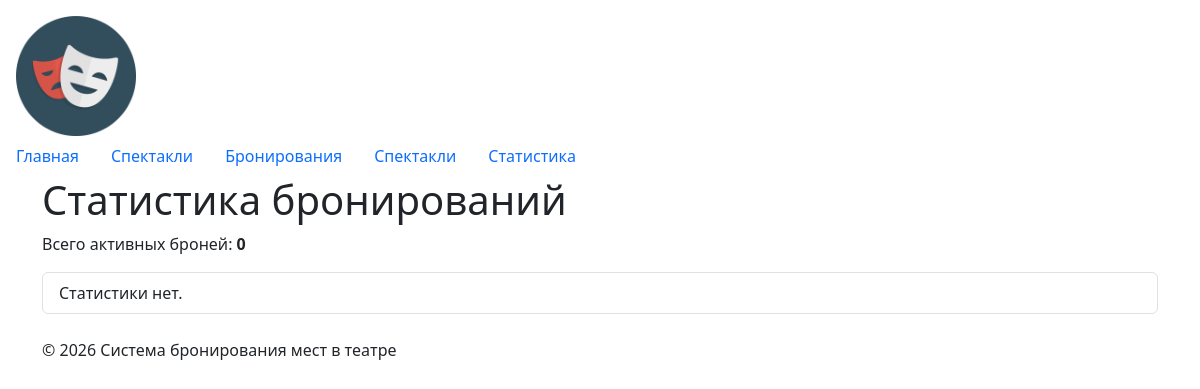
Before: /bookings/statistics/ with the older database file.
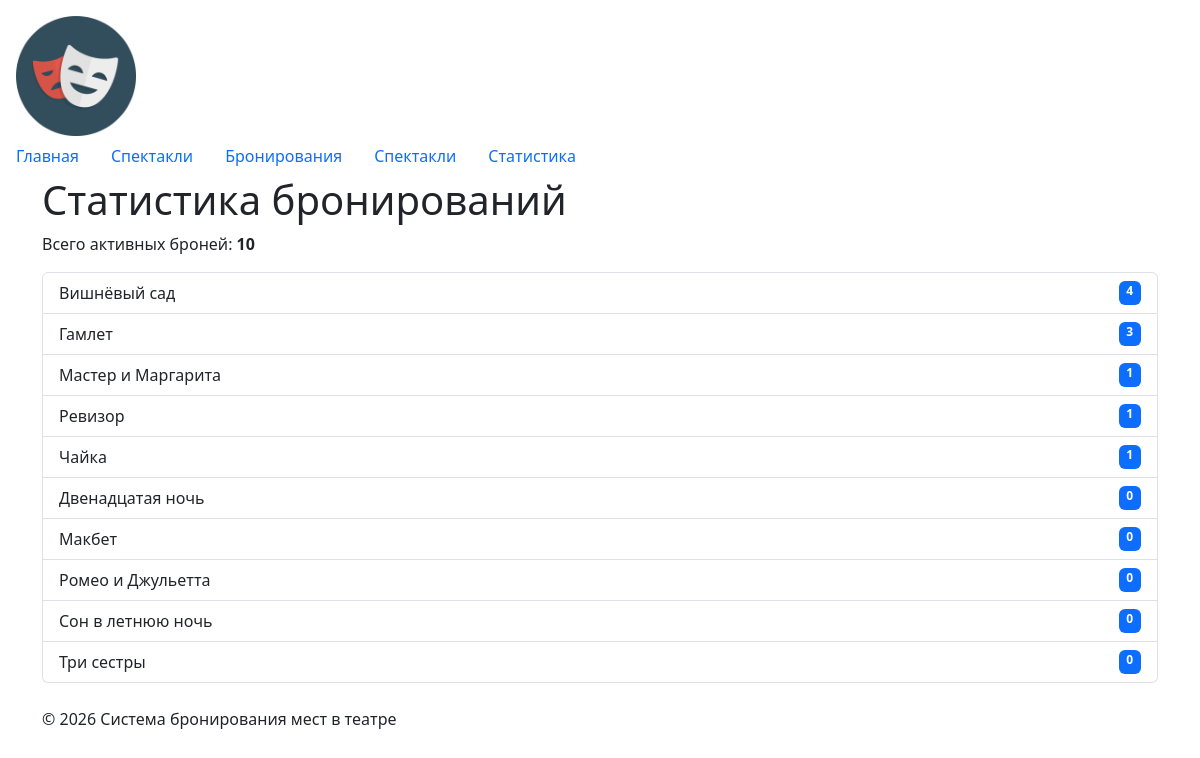
After: the same page with the newer database file.
### plays/models.py (models this page shows, shortened)
class Play(models.Model):
    title = models.CharField(
        max_length=200,
        verbose_name="Название",
    )
    genre = models.CharField(
        max_length=100,
        verbose_name="Жанр",
    )
    duration_min = models.PositiveIntegerField(
        verbose_name="Продолжительность, мин.",
    )
    class Meta:
        ordering = ["title"]
        verbose_name = "Спектакль"
        verbose_name_plural = "Спектакли"

### bookings/views.py (the view)
# urls.py: path("statistics/", views.statistics_sql, name="statistics"),
def statistics_sql(request):
    stats = (
        Play.objects
        .annotate(
            bookings_count=Count(
                "shows__bookings",
                filter=Q(shows__bookings__is_cancelled=False),
            )
        )
        .values("title", "bookings_count")
        .order_by("-bookings_count", "title")
    )
    total_active = Booking.objects.filter(is_cancelled=False).count()
    return render(
        request,
        "bookings/statistics.html",
        {"statistics": stats, "total_active": total_active},
    )

### bookings/templates/bookings/statistics.html (shortened to what this page needs)
{% extends "base.html" %}
{% block content %}
<h1>Статистика бронирований</h1>
<p>Всего активных броней: <strong>{{ total_active }}</strong></p>
<ul class="list-group">
{% for item in statistics %}
    <li class="list-group-item d-flex justify-content-between">
        <span>{{ item.title }}</span>
        <span class="badge bg-primary">{{ item.bookings_count }}</span>
    </li>
{% empty %}
    <li class="list-group-item">Статистики нет.</li>
{% endfor %}
</ul>
{% endblock %}

Changed rows visible on the page:
added Play: title "Вишнёвый сад", bookings_count "4"
added Play: title "Гамлет", bookings_count "3"
added Play: title "Мастер и Маргарита", bookings_count "1"
added Play: title "Ревизор", bookings_count "1"
added Play: title "Чайка", bookings_count "1"
added Play: title "Двенадцатая ночь", bookings_count "0"
added Play: title "Макбет", bookings_count "0"
added Play: title "Ромео и Джульетта", bookings_count "0"
added Play: title "Сон в летнюю ночь", bookings_count "0"
added Play: title "Три сестры", bookings_count "0"
Other visible differences:
{{ total_active }}: "0" → "10"
text no longer shown: "Статистики нет."
